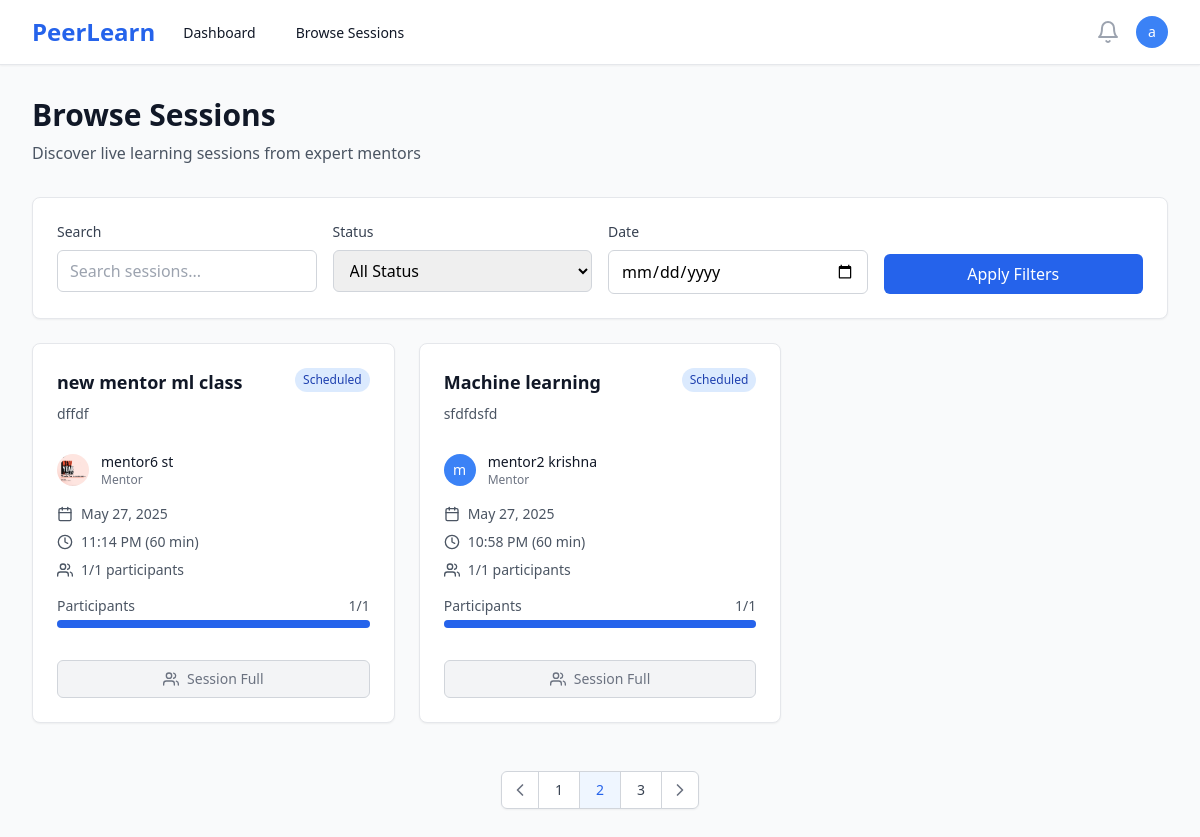
The app's page /sessions/ (signed in) with its own data.
### users/models.py (models this page shows, shortened)
class User(AbstractUser):
    ROLE_CHOICES = [
        ('mentor', 'Mentor'),
        ('learner', 'Learner'),
    ]
    id = models.UUIDField(primary_key=True, default=uuid.uuid4, editable=False)
    role = models.CharField(max_length=10, choices=ROLE_CHOICES, default='learner')
    bio = models.TextField(blank=True, null=True)
    skills = models.CharField(max_length=500, blank=True, help_text="Comma-separated skills for recommendation matching")
    interests = models.CharField(max_length=500, blank=True, help_text="Learning interests for AI recommendations")
    domain = models.CharField(max_length=100, blank=True, help_text="Learning domain/field")
    expertise = models.CharField(max_length=100, blank=True, help_text="Primary domain/area of expertise")
    career_goals = models.TextField(blank=True, help_text="Career aspirations for AI guidance")
    profile_image = models.ImageField(upload_to='profiles/', blank=True, null=True)
    created_at = models.DateTimeField(auto_now_add=True)
    updated_at = models.DateTimeField(auto_now=True)
    @property
    def is_mentor(self):
        return self.role == 'mentor'

### sessions/models.py (models this page shows, shortened)
class Session(models.Model):
    STATUS_CHOICES = [
        ('draft', 'Draft'),
        ('scheduled', 'Scheduled'),
        ('live', 'Live'),
        ('completed', 'Completed'),
        ('cancelled', 'Cancelled'),
    ]
    CATEGORY_CHOICES = [
        ('programming', 'Programming & Development'),
        ('data-science', 'Data Science & Analytics'),
        ('web-development', 'Web Development'),
        ('mobile-development', 'Mobile Development'),
        ('ai-ml', 'AI & Machine Learning'),
        ('design', 'UI/UX Design'),
        ('business', 'Business & Marketing'),
        ('language', 'Language Learning'),
        ('music', 'Music & Arts'),
        ('fitness', 'Health & Fitness'),
        ('other', 'Other'),
    ]
    id = models.UUIDField(primary_key=True, default=uuid.uuid4, editable=False)
    mentor = models.ForeignKey(User, on_delete=models.CASCADE, related_name='mentor_sessions')
    title = models.CharField(max_length=200)
    description = models.TextField()
    thumbnail = models.ImageField(upload_to='session_thumbnails/', blank=True, null=True, help_text="Session cover image")
    category = models.CharField(max_length=50, choices=CATEGORY_CHOICES, blank=True, help_text="Session category for recommendations")
    skills = models.TextField(blank=True, help_text="Comma-separated skills for ML matching")
    price = models.DecimalField(max_digits=8, decimal_places=2, null=True, blank=True, help_text="Price in INR, null for free sessions")
    schedule = models.DateTimeField()
    duration = models.IntegerField(help_text="Duration in minutes")
    max_participants = models.IntegerField(default=10)
    status = models.CharField(max_length=20, choices=STATUS_CHOICES, default='draft')
    created_at = models.DateTimeField(auto_now_add=True)
    updated_at = models.DateTimeField(auto_now=True)
    class Meta:
        ordering = ['-schedule']
    @property
    def current_participants(self):
        return self.bookings.filter(status='confirmed').count()
    @property
    def is_full(self):
        return self.current_participants >= self.max_participants

### sessions/views.py (the view)
# urls.py: path('', views.session_list, name='session_list'),
@login_required
def session_list(request):
    sessions = Session.objects.filter(
        status='scheduled',
        schedule__gt=timezone.now()
    ).select_related('mentor')
    return render(request, 'sessions/list.html', {'sessions': sessions})

### templates/sessions/list.html (shortened to what this page needs)
{% extends 'base.html' %}
{% block content %}
<div class="max-w-7xl mx-auto px-4 sm:px-6 lg:px-8 py-8">
    <div class="mb-8">
        <h1 class="text-3xl font-bold text-gray-900">Browse Sessions</h1>
        <p class="mt-2 text-gray-600">Discover live learning sessions from expert mentors</p>
    </div>
    <div class="bg-white rounded-lg shadow-sm border border-gray-200 p-6 mb-6">
        <div class="grid grid-cols-1 md:grid-cols-4 gap-4">
            <div>
                <label class="block text-sm font-medium text-gray-700 mb-2">Search</label>
                <input type="text"
                       placeholder="Search sessions..."
                       class="w-full px-3 py-2 border border-gray-300 rounded-md focus:ring-blue-500 focus:border-blue-500">
            </div>
            <div>
                <label class="block text-sm font-medium text-gray-700 mb-2">Status</label>
                <select class="w-full px-3 py-2 border border-gray-300 rounded-md focus:ring-blue-500 focus:border-blue-500">
                    <option value="">All Status</option>
                </select>
            </div>
            <div>
                <label class="block text-sm font-medium text-gray-700 mb-2">Date</label>
                <input type="date"
                       class="w-full px-3 py-2 border border-gray-300 rounded-md focus:ring-blue-500 focus:border-blue-500">
            </div>
            <div class="flex items-end">
                <button class="w-full px-4 py-2 bg-blue-600 text-white rounded-md hover:bg-blue-700 focus:outline-none focus:ring-2 focus:ring-offset-2 focus:ring-blue-500">
                    Apply Filters
                </button>
            </div>
        </div>
    </div>
    {% if sessions %}
    <div class="grid grid-cols-1 md:grid-cols-2 lg:grid-cols-3 gap-6">
        {% for session in sessions %}
        <div class="bg-white rounded-lg shadow-sm border border-gray-200 hover:shadow-md transition-shadow">
            <div class="p-6">
                <div class="flex items-start justify-between mb-4">
                    <div class="flex-1">
                        <h3 class="text-lg font-semibold text-gray-900 mb-2">
                            <a href="{% url 'session_detail' session.id %}" class="hover:text-blue-600">
                                {{ session.title }}
                            </a>
                        </h3>
                        <p class="text-sm text-gray-600 mb-3">{{ session.description|truncatewords:15 }}</p>
                    </div>
                    <span class="px-2 py-1 text-xs font-medium rounded-full flex-shrink-0
                                {% if session.status == 'scheduled' %}bg-blue-100 text-blue-800
                                {% elif session.status == 'live' %}bg-green-100 text-green-800
                                {% elif session.status == 'completed' %}bg-gray-100 text-gray-800
                                {% elif session.status == 'cancelled' %}bg-red-100 text-red-800
                                {% else %}bg-yellow-100 text-yellow-800{% endif %}">
                        {{ session.status|title }}
                    </span>
                </div>
                <div class="flex items-center mb-4">
                    {% if session.mentor.profile_image %}
                        <img class="h-8 w-8 rounded-full" src="{{ session.mentor.profile_image.url }}" alt="">
                    {% else %}
                        <div class="h-8 w-8 rounded-full bg-blue-500 flex items-center justify-center">
                            <span class="text-white text-sm font-medium">{{ session.mentor.first_name|first|default:session.mentor.username|first }}</span>
                        </div>
                    {% endif %}
                    <div class="ml-3">
                        <p class="text-sm font-medium text-gray-900">{{ session.mentor.get_full_name|default:session.mentor.username }}</p>
                        <p class="text-xs text-gray-500">Mentor</p>
                    </div>
                </div>
                <div class="space-y-2 text-sm text-gray-600 mb-4">
                    <div class="flex items-center">
                        <i data-feather="calendar" class="h-4 w-4 mr-2"></i>
                        {{ session.schedule|date:"M j, Y" }}
                    </div>
                    <div class="flex items-center">
                        <i data-feather="clock" class="h-4 w-4 mr-2"></i>
                        {{ session.schedule|time:"g:i A" }} ({{ session.duration }} min)
                    </div>
                    <div class="flex items-center">
                        <i data-feather="users" class="h-4 w-4 mr-2"></i>
                        {{ session.current_participants }}/{{ session.max_participants }} participants
                    </div>
                </div>
                <div class="mb-4">
                    <div class="flex justify-between text-sm text-gray-600 mb-1">
                        <span>Participants</span>
                        <span>{{ session.current_participants }}/{{ session.max_participants }}</span>
                    </div>
                    <div class="w-full bg-gray-200 rounded-full h-2">
                        <div class="bg-blue-600 h-2 rounded-full"
                             style="width: {% widthratio session.current_participants session.max_participants 100 %}%"></div>
                    </div>
                </div>
                <div class="pt-4">
                    {% if user.is_authenticated %}
                        {% if session.status == 'live' %}
                            <a href="{% url 'session_detail' session.id %}"
                               class="w-full inline-flex items-center justify-center px-4 py-2 border border-transparent text-sm font-medium rounded-md text-white bg-green-600 hover:bg-green-700">
                                <i data-feather="video" class="h-4 w-4 mr-2"></i>
                                Join Live Session
                            </a>
                        {% elif session.status == 'scheduled' %}
                            {% if session.is_full %}
                                <button disabled
                                        class="w-full inline-flex items-center justify-center px-4 py-2 border border-gray-300 text-sm font-medium rounded-md text-gray-500 bg-gray-100 cursor-not-allowed">
                                    <i data-feather="users" class="h-4 w-4 mr-2"></i>
                                    Session Full
                                </button>
                            {% else %}
                                <a href="{% url 'session_detail' session.id %}"
                                   class="w-full inline-flex items-center justify-center px-4 py-2 border border-transparent text-sm font-medium rounded-md text-white bg-blue-600 hover:bg-blue-700">
                                    <i data-feather="bookmark" class="h-4 w-4 mr-2"></i>
                                    View Details
                                </a>
                            {% endif %}
                        {% else %}
                            <a href="{% url 'session_detail' session.id %}"
                               class="w-full inline-flex items-center justify-center px-4 py-2 border border-gray-300 text-sm font-medium rounded-md text-gray-700 bg-white hover:bg-gray-50">
                                <i data-feather="eye" class="h-4 w-4 mr-2"></i>
                                View Details
                            </a>
                        {% endif %}
                    {% else %}
                        <a href="{% url 'login' %}"
                           class="w-full inline-flex items-center justify-center px-4 py-2 border border-transparent text-sm font-medium rounded-md text-white bg-blue-600 hover:bg-blue-700">
                            Login to Book
                        </a>
                    {% endif %}
                </div>
            </div>
        </div>
        {% endfor %}
    </div>
    <div class="mt-12 flex justify-center">
        <nav class="relative z-0 inline-flex rounded-md shadow-sm -space-x-px" aria-label="Pagination">
            <a href="#" class="relative inline-flex items-center px-2 py-2 rounded-l-md border border-gray-300 bg-white text-sm font-medium text-gray-500 hover:bg-gray-50">
                <i data-feather="chevron-left" class="h-5 w-5"></i>
            </a>
            <a href="#" class="relative inline-flex items-center px-4 py-2 border border-gray-300 bg-white text-sm font-medium text-gray-700 hover:bg-gray-50">
                1
            </a>
            <a href="#" class="relative inline-flex items-center px-4 py-2 border border-gray-300 bg-blue-50 text-sm font-medium text-blue-600">
                2
            </a>
            <a href="#" class="relative inline-flex items-center px-4 py-2 border border-gray-300 bg-white text-sm font-medium text-gray-700 hover:bg-gray-50">
                3
            </a>
            <a href="#" class="relative inline-flex items-center px-2 py-2 rounded-r-md border border-gray-300 bg-white text-sm font-medium text-gray-500 hover:bg-gray-50">
                <i data-feather="chevron-right" class="h-5 w-5"></i>
            </a>
        </nav>
    </div>
    {% endif %}
</div>
{% endblock %}

### templates/base.html (shortened to what this page needs)
<!DOCTYPE html>
<html lang="en" class="h-full bg-gray-50">
<head>
    <script src="https://cdn.tailwindcss.com"></script>
</head>
<body class="h-full">
    {% if user.is_authenticated %}
    <nav class="bg-white shadow-sm border-b border-gray-200" x-data="{ mobileMenuOpen: false }">
        <div class="max-w-7xl mx-auto px-4 sm:px-6 lg:px-8">
            <div class="flex justify-between h-16">
                <div class="flex">
                    <div class="flex-shrink-0 flex items-center">
                        <a href="{% url 'landing' %}" class="text-2xl font-bold text-blue-600">PeerLearn</a>
                    </div>
                    <div class="hidden sm:ml-6 sm:flex sm:space-x-8">
                        {% if user.is_mentor %}
                            <a href="{% url 'mentor_dashboard' %}" class="border-transparent text-gray-900 hover:text-blue-600 inline-flex items-center px-1 pt-1 border-b-2 text-sm font-medium">
                                Dashboard
                            </a>
                            <a href="{% url 'create_session' %}" class="border-transparent text-gray-900 hover:text-blue-600 inline-flex items-center px-1 pt-1 border-b-2 text-sm font-medium">
                                Create Session
                            </a>
                        {% else %}
                            <a href="{% url 'learner_dashboard' %}" class="border-transparent text-gray-900 hover:text-blue-600 inline-flex items-center px-1 pt-1 border-b-2 text-sm font-medium">
                                Dashboard
                            </a>
                            <a href="{% url 'session_list' %}" class="border-transparent text-gray-900 hover:text-blue-600 inline-flex items-center px-1 pt-1 border-b-2 text-sm font-medium">
                                Browse Sessions
                            </a>
                        {% endif %}
                    </div>
                </div>
                <div class="hidden sm:ml-6 sm:flex sm:items-center">
                    <button type="button" class="bg-white p-1 rounded-full text-gray-400 hover:text-gray-500 focus:outline-none focus:ring-2 focus:ring-offset-2 focus:ring-blue-500">
                        <i data-feather="bell" class="h-6 w-6"></i>
                    </button>
                    <div class="ml-3 relative" x-data="{ open: false }">
                        <div>
                            <button @click="open = !open" type="button" class="bg-white rounded-full flex text-sm focus:outline-none focus:ring-2 focus:ring-offset-2 focus:ring-blue-500" id="user-menu-button">
                                <div class="h-8 w-8 rounded-full bg-blue-500 flex items-center justify-center">
                                    <span class="text-white text-sm font-medium">{{ user.first_name|first|default:user.username|first }}</span>
                                </div>
                            </button>
                        </div>
                    </div>
                </div>
            </div>
        </div>
    </nav>
    {% endif %}
    <main class="{% if user.is_authenticated %}pt-0{% else %}pt-0{% endif %}">
        {% block content %}{% endblock %}
    </main>
</body>
</html>

### records on screen
User: first_name|first "a"
Session: title "new mentor ml class", description "dffdf", status "Scheduled", mentor.profile_image (picture), mentor.get_full_name "mentor6 st", schedule "May 27, 2025", schedule "11:14 PM", duration "60", current_participants "1", max_participants "1", shows "Session Full"
Session: title "Machine learning", description "sfdfdsfd", status "Scheduled", mentor.first_name|first "m", mentor.get_full_name "mentor2 krishna", schedule "May 27, 2025", schedule "10:58 PM", duration "60", current_participants "1", max_participants "1", shows "Session Full"
